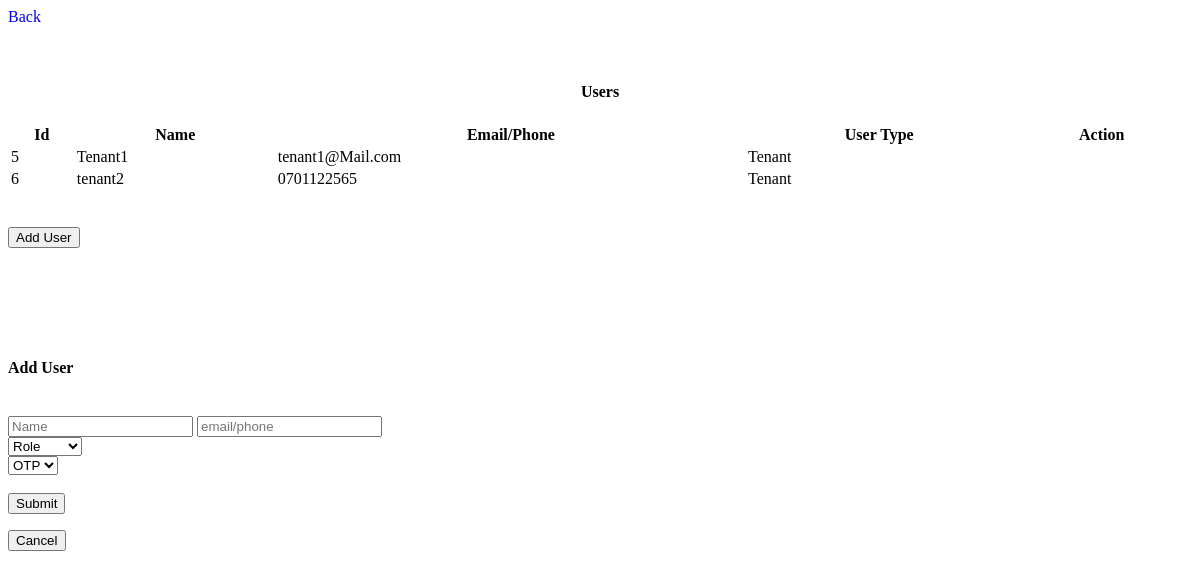
Page /landlord-tenants/1 on the earlier database version.
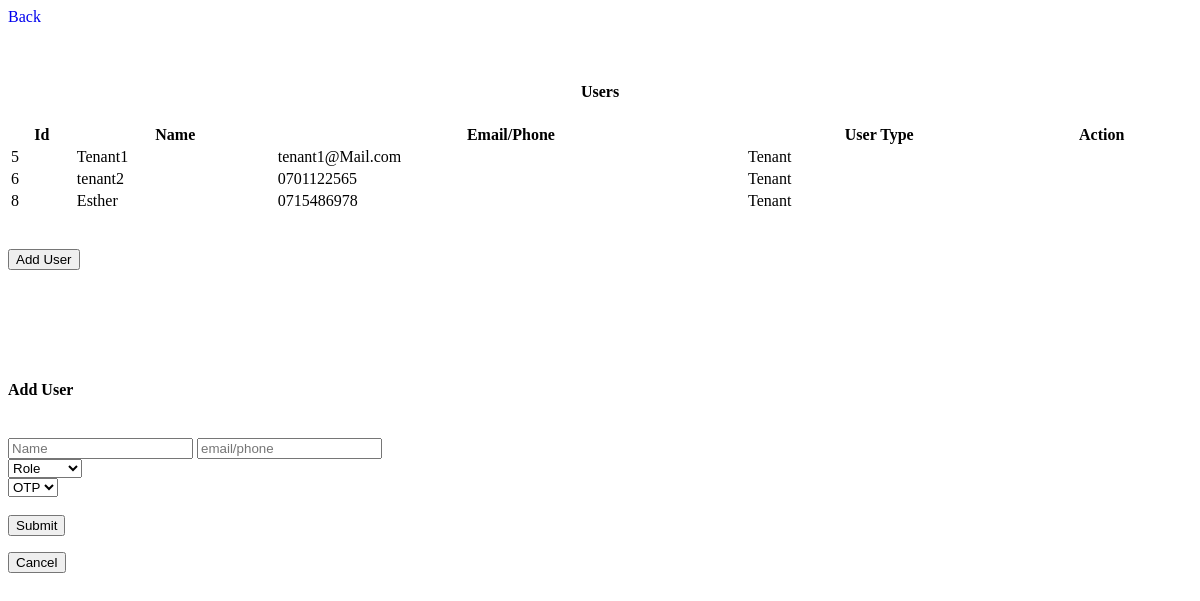
Same page on the later database version.
### models.py (models this page shows)
class User(Base):
    __tablename__ = 'users'
    id = Column(Integer, primary_key=True, index=True)
    uid = Column(String(10), unique=True, nullable=False)
    user_name = Column(String(20), unique=True, nullable=False)
    email_or_phone = Column(String, unique=True, index=True)
    password_hash = Column(String(100), nullable=False)
    user_type = Column(Enum('Admin', 'Landlord', 'Tenant', 'Regular_visitor', name='user_types'))
    suspended = Column(Boolean, default=False)
    created_at = Column(DateTime, default=datetime.datetime.utcnow)
    updated_at = Column(DateTime, default=datetime.datetime.utcnow, onupdate=datetime.datetime.utcnow)
    sessions = relationship('Session', back_populates='user')
    properties = relationship('Property', back_populates='landlord')
    leases = relationship('Lease', back_populates='tenant')

### new_server.py (the view)
@app.route('/landlord-tenants/<int:user_id>')
def landlord_tenants(user_id):
    print(f"landlord properties endpoint : {request.endpoint}, is called")
    users = db_session.query(User).all()
    return render_template('landlord_users.html', users=users, header_title="Users", user_id=user_id)

### templates/landlord_users.html (shortened to what this page needs)
    <div class="back-container">
        <div class="button-container">
            <a href="/landlord/{{user_id}}" class="button" style="text-decoration: none;">Back</a>
        </div>
    </div>
    <h4 style="text-align: center;">{{header_title}}</h4>
    <table id="example" class="display" style="width:100%">
        <thead>
            <tr>
                <th>Id</th>
                <th>Name</th>
                <th>Email/Phone</th>
                <th>User Type</th>
                <th>Action</th>
            </tr>
        </thead>
        <tbody>
            {% for user in users %}
            {% if user.user_type != 'Admin' %}
                        {% if user.user_type == 'Tenant' %}
                        <tr id="user-{{ user.id }}">
                            <td>{{ user.id }}</td>
                            <td>{{ user.user_name }}</td>
                            <td>{{ user.email_or_phone }}</td>
                            <td>{{ user.user_type }}</td>
                            <td>
                            </td>
                        </tr>
                        {% endif %}
            {% endif %}
            {% endfor %}
        </tbody>
    </table>
    <div class="back-container">
        <div class="button-container">
            <button class="button" >Add User</button>
        </div>
    </div>
    <div class="modal" id="add_user_modal">
        <div class="modal-content">
            <br>
            <br>
            <br>
            <br>
            <div class="form-square" id="form-holder">
                <form id="add-user-form" class="right-square">
                    <br>
                    <h4>Add User</h4>
                    <br>
                    <input type="text" id="user_name" name="user_name" placeholder="Name" required>
                    <input type="text" id="email_or_phone" name="email_or_phone" placeholder="email/phone" required>
                    <br>
                    <select id="user_type" name="user_type" required>
                        <option value="" disabled selected hidden>Role</option>
                    </select>
                    <br>
                    <select name="user_otp" id="user_otp" required>
                        <option value="" disabled selected hidden>OTP</option>
                    </select>
                    <br>
                    <br>
                    <div class="button-container">
                        <button id="confirmButton" class="button" type="submit">Submit</button>
                    </div>
                </form>
            </div>
            <div class="button-container">
                <button id="cancelButton" class="button">Cancel</button>
            </div>
        </div>
    </div>

Differences in the rows shown:
added User: id "8", user_name "Esther", email_or_phone "0715486978", user_type "Tenant"
